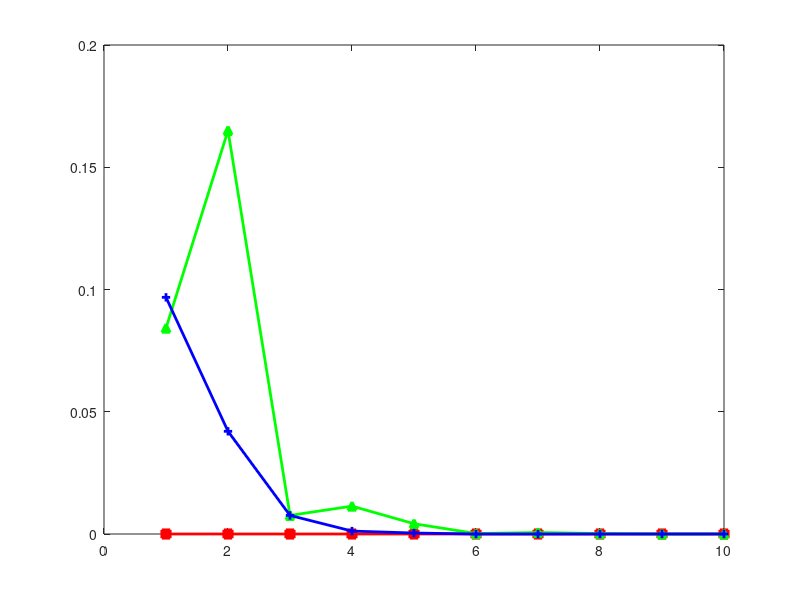

The MATLAB source for this figure: (Note: this script raises an error after producing the figure.)
function print_diagram()
close all;
load print_data.mat
figure;
%figure('Position',[1 1 1200 900])
plot(x_label, FPR_Advanced_mean, 'rs-', 'LineWidth', 2, 'MarkerFaceColor', 'r');
hold on;
plot(x_label, FPR_Basic_mean, 'g^-', 'LineWidth', 2, 'MarkerFaceColor', 'g');
plot(x_label, FPR_Recursion_mean, 'b+-', 'LineWidth', 2, 'MarkerFaceColor', 'b');
plot(x_label, FPR_Bound_mean, 'yo-', 'LineWidth', 2, 'MarkerFaceColor', 'b');
hold off
legend('\fontsize{12}\bf Advanced','\fontsize{12}\bf Basic','\fontsize{12}\bf Recursion','\fontsize{12}\bf Bound');

xlabel('\fontsize{12}\bf Sequence Number');
ylabel('\fontsize{12}\bf False Positive Rate');
title('\fontsize{12}\bf  Sequence Number vs. FPR');
figure;
%figure('Position',[1 1 1200 900])
plot(x_label, FNR_Advanced_mean, 'rs-', 'LineWidth', 2, 'MarkerFaceColor', 'r');
hold on;
plot(x_label, FNR_Basic_mean, 'g^-', 'LineWidth', 2, 'MarkerFaceColor', 'g');
plot(x_label, FNR_Recursion_mean, 'b+-', 'LineWidth', 2, 'MarkerFaceColor', 'b')
plot(x_label, FNR_Bound_mean, 'y*-', 'LineWidth', 2, 'MarkerFaceColor', 'b')
hold off
legend('\fontsize{12}\bf Advanced','\fontsize{12}\bf Basic','\fontsize{12}\bf Recursion','\fontsize{12}\bf Bound');

xlabel('\fontsize{12}\bf Sequence Number');
ylabel('\fontsize{12}\bf False Negative Rate');
title('\fontsize{12}\bf  Sequence Number vs. FNR');
